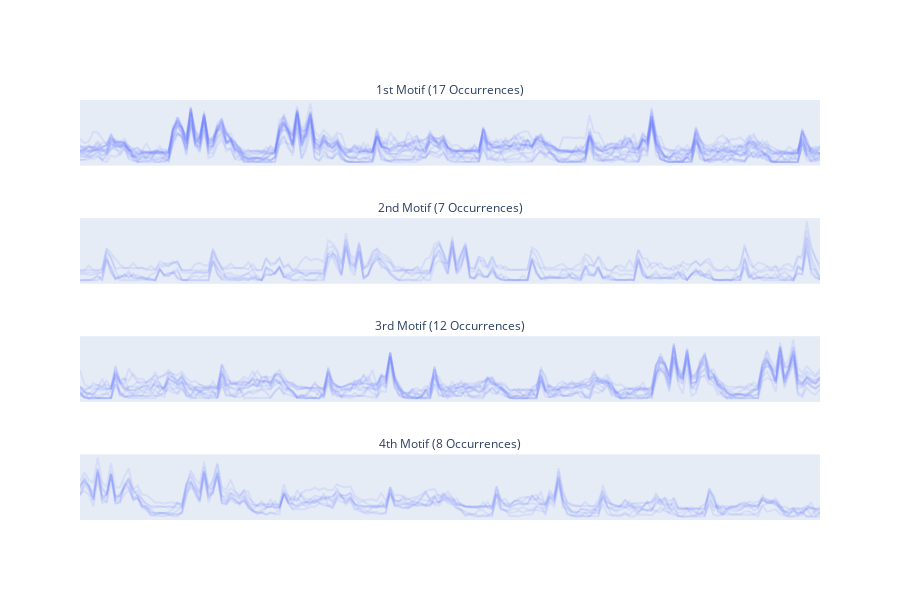

The cell this chart's notebook holds for it:
### Code cell
ordinal = lambda n: "%d%s" % (n, "tsnrhtdd"[(n // 10 % 10 != 1) * (n % 10 < 4) * n % 10::4]) #Dont ask
motif_names = [ordinal(n) + " Motif" for n in range(1, 1+len(top_load_motifs[1]))]
for i in range(0, len(top_load_motifs[1])):
    motif_names[i] = motif_names[i] + f" ({len([entry for entry in top_load_motifs[1][i] if entry != -1])} Occurrences)"

fig = make_subplots(rows=len(top_load_motifs[1]), cols=1,
                    subplot_titles=(motif_names),
                    shared_xaxes=True,
                    row_heights=[10]*len(top_load_motifs[1]))
row = 1
col = 1

for i in top_load_motifs[1]:
    for j in i:
        fig.add_trace(go.Scatter(x=load_df[j: j+m].reset_index(drop=True).index, y=load_df[j: j+m], mode="lines",
                                 line=dict(color=f"rgba(98, 111, 250, {2/len(i)})")), row=row, col=col)
    row += 1

fig.update_layout(showlegend=False, height=600)
fig.update_yaxes(visible=False)
fig.update_xaxes(visible=False)
fig.update_annotations(font_size=12)

fig.show()

### Figure 1 — Plotly figure (JSON) as saved in the notebook; plotly's stock layout.template omitted (floating-point values rounded to 4 significant figures; data arrays with more than 128 entries replaced by an {"elided": "..."} marker saying what was removed)
{"data": [{"line": {"color": "rgba(98, 111, 250, 0.11764705882352941)"}, "mode": "lines", "x": {"elided": "168 int values"}, "y": {"elided": "168 float values"}, "type": "scatter", "xaxis": "x", "yaxis": "y"}, {"line": {"color": "rgba(98, 111, 250, 0.11764705882352941)"}, "mode": "lines", "x": {"elided": "168 int values"}, "y": {"elided": "168 float values"}, "type": "scatter", "xaxis": "x", "yaxis": "y"}, {"line": {"color": "rgba(98, 111, 250, 0.11764705882352941)"}, "mode": "lines", "x": {"elided": "168 int values"}, "y": {"elided": "168 float values"}, "type": "scatter", "xaxis": "x", "yaxis": "y"}, {"line": {"color": "rgba(98, 111, 250, 0.11764705882352941)"}, "mode": "lines", "x": {"elided": "168 int values"}, "y": {"elided": "168 float values"}, "type": "scatter", "xaxis": "x", "yaxis": "y"}, {"line": {"color": "rgba(98, 111, 250, 0.11764705882352941)"}, "mode": "lines", "x": {"elided": "168 int values"}, "y": {"elided": "168 float values"}, "type": "scatter", "xaxis": "x", "yaxis": "y"}, {"line": {"color": "rgba(98, 111, 250, 0.11764705882352941)"}, "mode": "lines", "x": {"elided": "168 int values"}, "y": {"elided": "168 float values"}, "type": "scatter", "xaxis": "x", "yaxis": "y"}, {"line": {"color": "rgba(98, 111, 250, 0.11764705882352941)"}, "mode": "lines", "x": {"elided": "168 int values"}, "y": {"elided": "168 float values"}, "type": "scatter", "xaxis": "x", "yaxis": "y"}, {"line": {"color": "rgba(98, 111, 250, 0.11764705882352941)"}, "mode": "lines", "x": {"elided": "168 int values"}, "y": {"elided": "168 float values"}, "type": "scatter", "xaxis": "x", "yaxis": "y"}, {"line": {"color": "rgba(98, 111, 250, 0.11764705882352941)"}, "mode": "lines", "x": {"elided": "168 int values"}, "y": {"elided": "168 float values"}, "type": "scatter", "xaxis": "x", "yaxis": "y"}, {"line": {"color": "rgba(98, 111, 250, 0.11764705882352941)"}, "mode": "lines", "x": {"elided": "168 int values"}, "y": {"elided": "168 float values"}, "type": "scatter", "xaxis": "x", "yaxis": "y"}, {"line": {"color": "rgba(98, 111, 250, 0.11764705882352941)"}, "mode": "lines", "x": {"elided": "168 int values"}, "y": {"elided": "168 float values"}, "type": "scatter", "xaxis": "x", "yaxis": "y"}, {"line": {"color": "rgba(98, 111, 250, 0.11764705882352941)"}, "mode": "lines", "x": {"elided": "168 int values"}, "y": {"elided": "168 float values"}, "type": "scatter", "xaxis": "x", "yaxis": "y"}, {"line": {"color": "rgba(98, 111, 250, 0.11764705882352941)"}, "mode": "lines", "x": {"elided": "168 int values"}, "y": {"elided": "168 float values"}, "type": "scatter", "xaxis": "x", "yaxis": "y"}, {"line": {"color": "rgba(98, 111, 250, 0.11764705882352941)"}, "mode": "lines", "x": {"elided": "168 int values"}, "y": {"elided": "168 float values"}, "type": "scatter", "xaxis": "x", "yaxis": "y"}, {"line": {"color": "rgba(98, 111, 250, 0.11764705882352941)"}, "mode": "lines", "x": {"elided": "168 int values"}, "y": {"elided": "168 float values"}, "type": "scatter", "xaxis": "x", "yaxis": "y"}, {"line": {"color": "rgba(98, 111, 250, 0.11764705882352941)"}, "mode": "lines", "x": {"elided": "168 int values"}, "y": {"elided": "168 float values"}, "type": "scatter", "xaxis": "x", "yaxis": "y"}, {"line": {"color": "rgba(98, 111, 250, 0.11764705882352941)"}, "mode": "lines", "x": {"elided": "168 int values"}, "y": {"elided": "168 float values"}, "type": "scatter", "xaxis": "x", "yaxis": "y"}, {"line": {"color": "rgba(98, 111, 250, 0.11764705882352941)"}, "mode": "lines", "x": {"elided": "168 int values"}, "y": {"elided": "168 float values"}, "type": "scatter", "xaxis": "x2", "yaxis": "y2"}, {"line": {"color": "rgba(98, 111, 250, 0.11764705882352941)"}, "mode": "lines", "x": {"elided": "168 int values"}, "y": {"elided": "168 float values"}, "type": "scatter", "xaxis": "x2", "yaxis": "y2"}, {"line": {"color": "rgba(98, 111, 250, 0.11764705882352941)"}, "mode": "lines", "x": {"elided": "168 int values"}, "y": {"elided": "168 float values"}, "type": "scatter", "xaxis": "x2", "yaxis": "y2"}, {"line": {"color": "rgba(98, 111, 250, 0.11764705882352941)"}, "mode": "lines", "x": {"elided": "168 int values"}, "y": {"elided": "168 float values"}, "type": "scatter", "xaxis": "x2", "yaxis": "y2"}, {"line": {"color": "rgba(98, 111, 250, 0.11764705882352941)"}, "mode": "lines", "x": {"elided": "168 int values"}, "y": {"elided": "168 float values"}, "type": "scatter", "xaxis": "x2", "yaxis": "y2"}, {"line": {"color": "rgba(98, 111, 250, 0.11764705882352941)"}, "mode": "lines", "x": {"elided": "168 int values"}, "y": {"elided": "168 float values"}, "type": "scatter", "xaxis": "x2", "yaxis": "y2"}, {"line": {"color": "rgba(98, 111, 250, 0.11764705882352941)"}, "mode": "lines", "x": {"elided": "168 int values"}, "y": {"elided": "168 float values"}, "type": "scatter", "xaxis": "x2", "yaxis": "y2"}, {"line": {"color": "rgba(98, 111, 250, 0.11764705882352941)"}, "mode": "lines", "x": [], "y": [], "type": "scatter", "xaxis": "x2", "yaxis": "y2"}, {"line": {"color": "rgba(98, 111, 250, 0.11764705882352941)"}, "mode": "lines", "x": [], "y": [], "type": "scatter", "xaxis": "x2", "yaxis": "y2"}, {"line": {"color": "rgba(98, 111, 250, 0.11764705882352941)"}, "mode": "lines", "x": [], "y": [], "type": "scatter", "xaxis": "x2", "yaxis": "y2"}, {"line": {"color": "rgba(98, 111, 250, 0.11764705882352941)"}, "mode": "lines", "x": [], "y": [], "type": "scatter", "xaxis": "x2", "yaxis": "y2"}, {"line": {"color": "rgba(98, 111, 250, 0.11764705882352941)"}, "mode": "lines", "x": [], "y": [], "type": "scatter", "xaxis": "x2", "yaxis": "y2"}, {"line": {"color": "rgba(98, 111, 250, 0.11764705882352941)"}, "mode": "lines", "x": [], "y": [], "type": "scatter", "xaxis": "x2", "yaxis": "y2"}, {"line": {"color": "rgba(98, 111, 250, 0.11764705882352941)"}, "mode": "lines", "x": [], "y": [], "type": "scatter", "xaxis": "x2", "yaxis": "y2"}, {"line": {"color": "rgba(98, 111, 250, 0.11764705882352941)"}, "mode": "lines", "x": [], "y": [], "type": "scatter", "xaxis": "x2", "yaxis": "y2"}, {"line": {"color": "rgba(98, 111, 250, 0.11764705882352941)"}, "mode": "lines", "x": [], "y": [], "type": "scatter", "xaxis": "x2", "yaxis": "y2"}, {"line": {"color": "rgba(98, 111, 250, 0.11764705882352941)"}, "mode": "lines", "x": [], "y": [], "type": "scatter", "xaxis": "x2", "yaxis": "y2"}, {"line": {"color": "rgba(98, 111, 250, 0.11764705882352941)"}, "mode": "lines", "x": {"elided": "168 int values"}, "y": {"elided": "168 float values"}, "type": "scatter", "xaxis": "x3", "yaxis": "y3"}, {"line": {"color": "rgba(98, 111, 250, 0.11764705882352941)"}, "mode": "lines", "x": {"elided": "168 int values"}, "y": {"elided": "168 float values"}, "type": "scatter", "xaxis": "x3", "yaxis": "y3"}, {"line": {"color": "rgba(98, 111, 250, 0.11764705882352941)"}, "mode": "lines", "x": {"elided": "168 int values"}, "y": {"elided": "168 float values"}, "type": "scatter", "xaxis": "x3", "yaxis": "y3"}, {"line": {"color": "rgba(98, 111, 250, 0.11764705882352941)"}, "mode": "lines", "x": {"elided": "168 int values"}, "y": {"elided": "168 float values"}, "type": "scatter", "xaxis": "x3", "yaxis": "y3"}, {"line": {"color": "rgba(98, 111, 250, 0.11764705882352941)"}, "mode": "lines", "x": {"elided": "168 int values"}, "y": {"elided": "168 float values"}, "type": "scatter", "xaxis": "x3", "yaxis": "y3"}, {"line": {"color": "rgba(98, 111, 250, 0.11764705882352941)"}, "mode": "lines", "x": {"elided": "168 int values"}, "y": {"elided": "168 float values"}, "type": "scatter", "xaxis": "x3", "yaxis": "y3"}, {"line": {"color": "rgba(98, 111, 250, 0.11764705882352941)"}, "mode": "lines", "x": {"elided": "168 int values"}, "y": {"elided": "168 float values"}, "type": "scatter", "xaxis": "x3", "yaxis": "y3"}, {"line": {"color": "rgba(98, 111, 250, 0.11764705882352941)"}, "mode": "lines", "x": {"elided": "168 int values"}, "y": {"elided": "168 float values"}, "type": "scatter", "xaxis": "x3", "yaxis": "y3"}, {"line": {"color": "rgba(98, 111, 250, 0.11764705882352941)"}, "mode": "lines", "x": {"elided": "168 int values"}, "y": {"elided": "168 float values"}, "type": "scatter", "xaxis": "x3", "yaxis": "y3"}, {"line": {"color": "rgba(98, 111, 250, 0.11764705882352941)"}, "mode": "lines", "x": {"elided": "168 int values"}, "y": {"elided": "168 float values"}, "type": "scatter", "xaxis": "x3", "yaxis": "y3"}, {"line": {"color": "rgba(98, 111, 250, 0.11764705882352941)"}, "mode": "lines", "x": {"elided": "168 int values"}, "y": {"elided": "168 float values"}, "type": "scatter", "xaxis": "x3", "yaxis": "y3"}, {"line": {"color": "rgba(98, 111, 250, 0.11764705882352941)"}, "mode": "lines", "x": {"elided": "168 int values"}, "y": {"elided": "168 float values"}, "type": "scatter", "xaxis": "x3", "yaxis": "y3"}, {"line": {"color": "rgba(98, 111, 250, 0.11764705882352941)"}, "mode": "lines", "x": [], "y": [], "type": "scatter", "xaxis": "x3", "yaxis": "y3"}, {"line": {"color": "rgba(98, 111, 250, 0.11764705882352941)"}, "mode": "lines", "x": [], "y": [], "type": "scatter", "xaxis": "x3", "yaxis": "y3"}, {"line": {"color": "rgba(98, 111, 250, 0.11764705882352941)"}, "mode": "lines", "x": [], "y": [], "type": "scatter", "xaxis": "x3", "yaxis": "y3"}, {"line": {"color": "rgba(98, 111, 250, 0.11764705882352941)"}, "mode": "lines", "x": [], "y": [], "type": "scatter", "xaxis": "x3", "yaxis": "y3"}, {"line": {"color": "rgba(98, 111, 250, 0.11764705882352941)"}, "mode": "lines", "x": [], "y": [], "type": "scatter", "xaxis": "x3", "yaxis": "y3"}, {"line": {"color": "rgba(98, 111, 250, 0.11764705882352941)"}, "mode": "lines", "x": {"elided": "168 int values"}, "y": {"elided": "168 float values"}, "type": "scatter", "xaxis": "x4", "yaxis": "y4"}, {"line": {"color": "rgba(98, 111, 250, 0.11764705882352941)"}, "mode": "lines", "x": {"elided": "168 int values"}, "y": {"elided": "168 float values"}, "type": "scatter", "xaxis": "x4", "yaxis": "y4"}, {"line": {"color": "rgba(98, 111, 250, 0.11764705882352941)"}, "mode": "lines", "x": {"elided": "168 int values"}, "y": {"elided": "168 float values"}, "type": "scatter", "xaxis": "x4", "yaxis": "y4"}, {"line": {"color": "rgba(98, 111, 250, 0.11764705882352941)"}, "mode": "lines", "x": {"elided": "168 int values"}, "y": {"elided": "168 float values"}, "type": "scatter", "xaxis": "x4", "yaxis": "y4"}, {"line": {"color": "rgba(98, 111, 250, 0.11764705882352941)"}, "mode": "lines", "x": {"elided": "168 int values"}, "y": {"elided": "168 float values"}, "type": "scatter", "xaxis": "x4", "yaxis": "y4"}, {"line": {"color": "rgba(98, 111, 250, 0.11764705882352941)"}, "mode": "lines", "x": {"elided": "168 int values"}, "y": {"elided": "168 float values"}, "type": "scatter", "xaxis": "x4", "yaxis": "y4"}, {"line": {"color": "rgba(98, 111, 250, 0.11764705882352941)"}, "mode": "lines", "x": {"elided": "168 int values"}, "y": {"elided": "168 float values"}, "type": "scatter", "xaxis": "x4", "yaxis": "y4"}, {"line": {"color": "rgba(98, 111, 250, 0.11764705882352941)"}, "mode": "lines", "x": {"elided": "168 int values"}, "y": {"elided": "168 float values"}, "type": "scatter", "xaxis": "x4", "yaxis": "y4"}, {"line": {"color": "rgba(98, 111, 250, 0.11764705882352941)"}, "mode": "lines", "x": [], "y": [], "type": "scatter", "xaxis": "x4", "yaxis": "y4"}, {"line": {"color": "rgba(98, 111, 250, 0.11764705882352941)"}, "mode": "lines", "x": [], "y": [], "type": "scatter", "xaxis": "x4", "yaxis": "y4"}, {"line": {"color": "rgba(98, 111, 250, 0.11764705882352941)"}, "mode": "lines", "x": [], "y": [], "type": "scatter", "xaxis": "x4", "yaxis": "y4"}, {"line": {"color": "rgba(98, 111, 250, 0.11764705882352941)"}, "mode": "lines", "x": [], "y": [], "type": "scatter", "xaxis": "x4", "yaxis": "y4"}, {"line": {"color": "rgba(98, 111, 250, 0.11764705882352941)"}, "mode": "lines", "x": [], "y": [], "type": "scatter", "xaxis": "x4", "yaxis": "y4"}, {"line": {"color": "rgba(98, 111, 250, 0.11764705882352941)"}, "mode": "lines", "x": [], "y": [], "type": "scatter", "xaxis": "x4", "yaxis": "y4"}, {"line": {"color": "rgba(98, 111, 250, 0.11764705882352941)"}, "mode": "lines", "x": [], "y": [], "type": "scatter", "xaxis": "x4", "yaxis": "y4"}, {"line": {"color": "rgba(98, 111, 250, 0.11764705882352941)"}, "mode": "lines", "x": [], "y": [], "type": "scatter", "xaxis": "x4", "yaxis": "y4"}, {"line": {"color": "rgba(98, 111, 250, 0.11764705882352941)"}, "mode": "lines", "x": [], "y": [], "type": "scatter", "xaxis": "x4", "yaxis": "y4"}], "layout": {"xaxis": {"anchor": "y", "domain": [0.0, 1.0], "matches": "x4", "showticklabels": false, "visible": false}, "yaxis": {"anchor": "x", "domain": [0.8438, 1.0], "visible": false}, "xaxis2": {"anchor": "y2", "domain": [0.0, 1.0], "matches": "x4", "showticklabels": false, "visible": false}, "yaxis2": {"anchor": "x2", "domain": [0.5625, 0.7188], "visible": false}, "xaxis3": {"anchor": "y3", "domain": [0.0, 1.0], "matches": "x4", "showticklabels": false, "visible": false}, "yaxis3": {"anchor": "x3", "domain": [0.2812, 0.4375], "visible": false}, "xaxis4": {"anchor": "y4", "domain": [0.0, 1.0], "visible": false}, "yaxis4": {"anchor": "x4", "domain": [0.0, 0.1562], "visible": false}, "annotations": [{"font": {"size": 12}, "showarrow": false, "text": "1st Motif (17 Occurrences)", "x": 0.5, "xanchor": "center", "xref": "paper", "y": 1.0, "yanchor": "bottom", "yref": "paper"}, {"font": {"size": 12}, "showarrow": false, "text": "2nd Motif (7 Occurrences)", "x": 0.5, "xanchor": "center", "xref": "paper", "y": 0.7188, "yanchor": "bottom", "yref": "paper"}, {"font": {"size": 12}, "showarrow": false, "text": "3rd Motif (12 Occurrences)", "x": 0.5, "xanchor": "center", "xref": "paper", "y": 0.4375, "yanchor": "bottom", "yref": "paper"}, {"font": {"size": 12}, "showarrow": false, "text": "4th Motif (8 Occurrences)", "x": 0.5, "xanchor": "center", "xref": "paper", "y": 0.1562, "yanchor": "bottom", "yref": "paper"}], "showlegend": false, "height": 600}}
